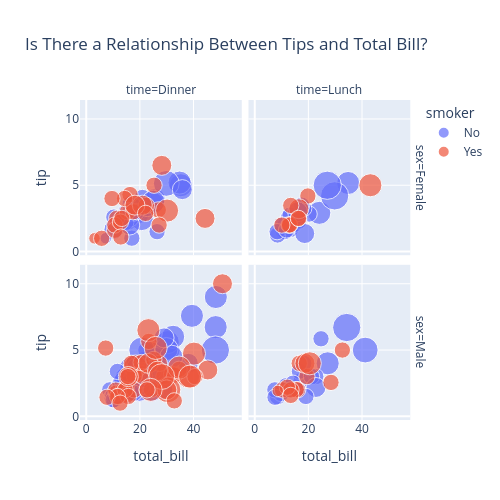

This figure's notebook cell:
### Markdown cell above
Plotly

### Code cell
import plotly.express as px


# load plotly dataset
df = px.data.tips()

fig = px.scatter(
    df, 
    x="total_bill",
    y="tip",
    size="size",
    facet_col="time",
    facet_row="sex",
    color="smoker",
    title="Is There a Relationship Between Tips and Total Bill?",
    hover_data=["day", "time", "smoker"]
)

# resize your figure
fig.update_layout(
    width=500,
    height=500
)

fig.show()

### Figure 1 — Plotly figure (JSON) as saved in the notebook; plotly's stock layout.template omitted (floating-point values rounded to 4 significant figures; data arrays with more than 128 entries replaced by an {"elided": "..."} marker saying what was removed)
{"data": [{"customdata": [["Sun", "Dinner", "No"], ["Sun", "Dinner", "No"], ["Sun", "Dinner", "No"], ["Sun", "Dinner", "No"], ["Sun", "Dinner", "No"], ["Sun", "Dinner", "No"], ["Sat", "Dinner", "No"], ["Sat", "Dinner", "No"], ["Sat", "Dinner", "No"], ["Sat", "Dinner", "No"], ["Sat", "Dinner", "No"], ["Sat", "Dinner", "No"], ["Sun", "Dinner", "No"], ["Sun", "Dinner", "No"], ["Sat", "Dinner", "No"], ["Sat", "Dinner", "No"], ["Sat", "Dinner", "No"], ["Sat", "Dinner", "No"], ["Fri", "Dinner", "No"], ["Sat", "Dinner", "No"], ["Sat", "Dinner", "No"], ["Sun", "Dinner", "No"], ["Sun", "Dinner", "No"], ["Sun", "Dinner", "No"], ["Sun", "Dinner", "No"], ["Sun", "Dinner", "No"], ["Sun", "Dinner", "No"], ["Sat", "Dinner", "No"], ["Thur", "Dinner", "No"]], "hovertemplate": "smoker=%{customdata[2]}<br>sex=Female<br>time=%{customdata[1]}<br>total_bill=%{x}<br>tip=%{y}<br>size=%{marker.size}<br>day=%{customdata[0]}<extra></extra>", "legendgroup": "No", "marker": {"color": "#636efa", "size": [2, 4, 4, 2, 3, 3, 2, 2, 2, 2, 4, 3, 2, 4, 2, 2, 3, 2, 2, 2, 1, 3, 2, 5, 4, 2, 3, 3, 2], "sizemode": "area", "sizeref": 0.015, "symbol": "circle"}, "mode": "markers", "name": "No", "orientation": "v", "showlegend": true, "type": "scatter", "x": [16.99, 24.59, 35.26, 14.83, 10.33, 16.97, 20.29, 15.77, 19.65, 15.06, 20.69, 16.93, 10.29, 34.81, 26.41, 16.45, 17.07, 14.73, 22.75, 20.92, 7.25, 25.71, 17.31, 29.85, 25.0, 13.39, 16.21, 35.83, 18.78], "xaxis": "x3", "y": [1.01, 3.61, 5.0, 3.02, 1.67, 3.5, 2.75, 2.23, 3.0, 3.0, 2.45, 3.07, 2.6, 5.2, 1.5, 2.47, 3.0, 2.2, 3.25, 4.08, 1.0, 4.0, 3.5, 5.14, 3.75, 2.61, 2.0, 4.67, 3.0], "yaxis": "y3"}, {"customdata": [["Thur", "Lunch", "No"], ["Thur", "Lunch", "No"], ["Thur", "Lunch", "No"], ["Thur", "Lunch", "No"], ["Thur", "Lunch", "No"], ["Thur", "Lunch", "No"], ["Thur", "Lunch", "No"], ["Thur", "Lunch", "No"], ["Thur", "Lunch", "No"], ["Thur", "Lunch", "No"], ["Thur", "Lunch", "No"], ["Thur", "Lunch", "No"], ["Thur", "Lunch", "No"], ["Thur", "Lunch", "No"], ["Thur", "Lunch", "No"], ["Thur", "Lunch", "No"], ["Thur", "Lunch", "No"], ["Thur", "Lunch", "No"], ["Thur", "Lunch", "No"], ["Thur", "Lunch", "No"], ["Thur", "Lunch", "No"], ["Thur", "Lunch", "No"], ["Thur", "Lunch", "No"], ["Thur", "Lunch", "No"], ["Fri", "Lunch", "No"]], "hovertemplate": "smoker=%{customdata[2]}<br>sex=Female<br>time=%{customdata[1]}<br>total_bill=%{x}<br>tip=%{y}<br>size=%{marker.size}<br>day=%{customdata[0]}<extra></extra>", "legendgroup": "No", "marker": {"color": "#636efa", "size": [1, 4, 2, 2, 4, 2, 2, 6, 2, 2, 2, 2, 2, 2, 2, 2, 2, 2, 2, 6, 2, 2, 3, 2, 3], "sizemode": "area", "sizeref": 0.015, "symbol": "circle"}, "mode": "markers", "name": "No", "orientation": "v", "showlegend": false, "type": "scatter", "x": [10.07, 34.83, 10.65, 12.43, 24.08, 13.42, 12.48, 29.8, 14.52, 11.38, 20.27, 11.17, 12.26, 18.26, 8.51, 10.33, 14.15, 13.16, 17.47, 27.05, 16.43, 8.35, 18.64, 11.87, 15.98], "xaxis": "x4", "y": [1.83, 5.17, 1.5, 1.8, 2.92, 1.68, 2.52, 4.2, 2.0, 2.0, 2.83, 1.5, 2.0, 3.25, 1.25, 2.0, 2.0, 2.75, 3.5, 5.0, 2.3, 1.5, 1.36, 1.63, 3.0], "yaxis": "y4"}, {"customdata": {"elided": "77x3 str values"}, "hovertemplate": "smoker=%{customdata[2]}<br>sex=Male<br>time=%{customdata[1]}<br>total_bill=%{x}<br>tip=%{y}<br>size=%{marker.size}<br>day=%{customdata[0]}<extra></extra>", "legendgroup": "No", "marker": {"color": "#636efa", "size": [3, 3, 2, 4, 2, 4, 2, 2, 2, 2, 4, 2, 3, 3, 2, 4, 2, 4, 2, 2, 2, 2, 4, 2, 3, 3, 3, 3, 3, 2, 2, 2, 4, 2, 2, 4, 3, 2, 2, 2, 4, 2, 4, 3, 3, 2, 2, 2, 2, 2, 2, 2, 3, 2, 4, 2, 2, 3, 4, 4, 6, 4, 4, 2, 2, 3, 2, 4, 5, 4, 4, 2, 2, 2, 2, 3, 2], "sizemode": "area", "sizeref": 0.015, "symbol": "circle"}, "mode": "markers", "name": "No", "orientation": "v", "showlegend": false, "type": "scatter", "x": [10.34, 21.01, 23.68, 25.29, 8.77, 26.88, 15.04, 14.78, 10.27, 15.42, 18.43, 21.58, 16.29, 20.65, 17.92, 39.42, 19.82, 17.81, 13.37, 12.69, 21.7, 9.55, 18.35, 17.78, 24.06, 16.31, 18.69, 31.27, 16.04, 17.46, 13.94, 9.68, 30.4, 18.29, 22.23, 32.4, 28.55, 18.04, 12.54, 9.94, 25.56, 19.49, 48.27, 17.59, 20.08, 20.23, 12.02, 10.51, 22.49, 12.46, 18.24, 14.0, 38.07, 23.95, 29.93, 14.07, 13.13, 17.26, 24.55, 19.77, 48.17, 16.49, 21.5, 12.66, 13.81, 24.52, 20.76, 31.71, 20.69, 48.33, 20.45, 13.28, 11.61, 10.77, 10.07, 29.03, 17.82], "xaxis": "x", "y": [1.66, 3.5, 3.31, 4.71, 2.0, 3.12, 1.96, 3.23, 1.71, 1.57, 3.0, 3.92, 3.71, 3.35, 4.08, 7.58, 3.18, 2.34, 2.0, 2.0, 4.3, 1.45, 2.5, 3.27, 3.6, 2.0, 2.31, 5.0, 2.24, 2.54, 3.06, 1.32, 5.6, 3.0, 5.0, 6.0, 2.05, 3.0, 2.5, 1.56, 4.34, 3.51, 6.73, 2.64, 3.15, 2.01, 1.97, 1.25, 3.5, 1.5, 3.76, 3.0, 4.0, 2.55, 5.07, 2.5, 2.0, 2.74, 2.0, 2.0, 5.0, 2.0, 3.5, 2.5, 2.0, 3.48, 2.24, 4.5, 5.0, 9.0, 3.0, 2.72, 3.39, 1.47, 1.25, 5.92, 1.75], "yaxis": "y"}, {"customdata": [["Thur", "Lunch", "No"], ["Thur", "Lunch", "No"], ["Thur", "Lunch", "No"], ["Thur", "Lunch", "No"], ["Thur", "Lunch", "No"], ["Thur", "Lunch", "No"], ["Thur", "Lunch", "No"], ["Thur", "Lunch", "No"], ["Thur", "Lunch", "No"], ["Thur", "Lunch", "No"], ["Thur", "Lunch", "No"], ["Thur", "Lunch", "No"], ["Thur", "Lunch", "No"], ["Thur", "Lunch", "No"], ["Thur", "Lunch", "No"], ["Thur", "Lunch", "No"], ["Thur", "Lunch", "No"], ["Thur", "Lunch", "No"], ["Thur", "Lunch", "No"], ["Thur", "Lunch", "No"]], "hovertemplate": "smoker=%{customdata[2]}<br>sex=Male<br>time=%{customdata[1]}<br>total_bill=%{x}<br>tip=%{y}<br>size=%{marker.size}<br>day=%{customdata[0]}<extra></extra>", "legendgroup": "No", "marker": {"color": "#636efa", "size": [4, 2, 2, 2, 2, 2, 2, 2, 2, 2, 2, 2, 2, 3, 2, 6, 5, 2, 2, 2], "sizemode": "area", "sizeref": 0.015, "symbol": "circle"}, "mode": "markers", "name": "No", "orientation": "v", "showlegend": false, "type": "scatter", "x": [27.2, 22.76, 17.29, 16.66, 15.98, 13.03, 18.28, 24.71, 21.16, 11.69, 14.26, 15.95, 8.52, 22.82, 19.08, 34.3, 41.19, 9.78, 7.51, 7.56], "xaxis": "x2", "y": [4.0, 3.0, 2.71, 3.4, 2.03, 2.0, 4.0, 5.85, 3.0, 2.31, 2.5, 2.0, 1.48, 2.18, 1.5, 6.7, 5.0, 1.73, 2.0, 1.44], "yaxis": "y2"}, {"customdata": [["Sat", "Dinner", "Yes"], ["Sat", "Dinner", "Yes"], ["Sat", "Dinner", "Yes"], ["Fri", "Dinner", "Yes"], ["Fri", "Dinner", "Yes"], ["Fri", "Dinner", "Yes"], ["Fri", "Dinner", "Yes"], ["Sat", "Dinner", "Yes"], ["Sat", "Dinner", "Yes"], ["Sat", "Dinner", "Yes"], ["Sun", "Dinner", "Yes"], ["Sat", "Dinner", "Yes"], ["Sat", "Dinner", "Yes"], ["Sun", "Dinner", "Yes"], ["Sun", "Dinner", "Yes"], ["Sun", "Dinner", "Yes"], ["Sat", "Dinner", "Yes"], ["Sat", "Dinner", "Yes"], ["Sat", "Dinner", "Yes"], ["Sat", "Dinner", "Yes"], ["Sat", "Dinner", "Yes"], ["Sat", "Dinner", "Yes"], ["Sat", "Dinner", "Yes"]], "hovertemplate": "smoker=%{customdata[2]}<br>sex=Female<br>time=%{customdata[1]}<br>total_bill=%{x}<br>tip=%{y}<br>size=%{marker.size}<br>day=%{customdata[0]}<extra></extra>", "legendgroup": "Yes", "marker": {"color": "#EF553B", "size": [1, 2, 2, 2, 2, 2, 2, 3, 2, 2, 2, 2, 2, 2, 3, 3, 2, 2, 3, 2, 4, 2, 2], "sizemode": "area", "sizeref": 0.015, "symbol": "circle"}, "mode": "markers", "name": "Yes", "orientation": "v", "showlegend": true, "type": "scatter", "x": [3.07, 26.86, 25.28, 5.75, 16.32, 11.35, 15.38, 44.3, 22.42, 14.31, 17.51, 10.59, 10.63, 9.6, 20.9, 18.15, 12.76, 13.27, 28.17, 12.9, 30.14, 22.12, 27.18], "xaxis": "x3", "y": [1.0, 3.14, 5.0, 1.0, 4.3, 2.5, 3.0, 2.5, 3.48, 4.0, 3.0, 1.61, 2.0, 4.0, 3.5, 3.5, 2.23, 2.5, 6.5, 1.1, 3.09, 2.88, 2.0], "yaxis": "y3"}, {"customdata": [["Thur", "Lunch", "Yes"], ["Thur", "Lunch", "Yes"], ["Thur", "Lunch", "Yes"], ["Thur", "Lunch", "Yes"], ["Thur", "Lunch", "Yes"], ["Thur", "Lunch", "Yes"], ["Thur", "Lunch", "Yes"], ["Fri", "Lunch", "Yes"], ["Fri", "Lunch", "Yes"], ["Fri", "Lunch", "Yes"]], "hovertemplate": "smoker=%{customdata[2]}<br>sex=Female<br>time=%{customdata[1]}<br>total_bill=%{x}<br>tip=%{y}<br>size=%{marker.size}<br>day=%{customdata[0]}<extra></extra>", "legendgroup": "Yes", "marker": {"color": "#EF553B", "size": [2, 4, 2, 2, 2, 2, 3, 2, 2, 2], "sizemode": "area", "sizeref": 0.015, "symbol": "circle"}, "mode": "markers", "name": "Yes", "orientation": "v", "showlegend": false, "type": "scatter", "x": [19.81, 43.11, 13.0, 12.74, 13.0, 16.4, 16.47, 13.42, 16.27, 10.09], "xaxis": "x4", "y": [4.19, 5.0, 2.0, 2.01, 2.0, 2.5, 3.23, 3.48, 2.5, 2.0], "yaxis": "y4"}, {"customdata": {"elided": "47x3 str values"}, "hovertemplate": "smoker=%{customdata[2]}<br>sex=Male<br>time=%{customdata[1]}<br>total_bill=%{x}<br>tip=%{y}<br>size=%{marker.size}<br>day=%{customdata[0]}<extra></extra>", "legendgroup": "Yes", "marker": {"color": "#EF553B", "size": [4, 2, 2, 2, 2, 4, 2, 2, 2, 4, 2, 2, 2, 2, 2, 2, 3, 2, 2, 2, 2, 2, 2, 2, 2, 4, 2, 3, 4, 2, 5, 3, 2, 3, 4, 2, 3, 4, 5, 2, 2, 4, 3, 2, 2, 2, 2], "sizemode": "area", "sizeref": 0.015, "symbol": "circle"}, "mode": "markers", "name": "Yes", "orientation": "v", "showlegend": false, "type": "scatter", "x": [38.01, 11.24, 20.29, 13.81, 11.02, 18.29, 15.01, 17.92, 28.97, 40.17, 27.28, 12.03, 21.01, 15.36, 20.49, 25.21, 50.81, 15.81, 7.25, 31.85, 16.82, 32.9, 17.89, 14.48, 34.63, 34.65, 23.33, 45.35, 23.17, 40.55, 30.46, 23.1, 15.69, 26.59, 38.73, 24.27, 30.06, 25.89, 28.15, 11.59, 7.74, 24.01, 15.69, 15.53, 12.6, 32.83, 22.67], "xaxis": "x", "y": [3.0, 1.76, 3.21, 2.0, 1.98, 3.76, 2.09, 3.08, 3.0, 4.73, 4.0, 1.5, 3.0, 1.64, 4.06, 4.29, 10.0, 3.16, 5.15, 3.18, 4.0, 3.11, 2.0, 2.0, 3.55, 3.68, 5.65, 3.5, 6.5, 3.0, 2.0, 4.0, 1.5, 3.41, 3.0, 2.03, 2.0, 5.16, 3.0, 1.5, 1.44, 2.0, 3.0, 3.0, 1.0, 1.17, 2.0], "yaxis": "y"}, {"customdata": [["Thur", "Lunch", "Yes"], ["Thur", "Lunch", "Yes"], ["Thur", "Lunch", "Yes"], ["Thur", "Lunch", "Yes"], ["Thur", "Lunch", "Yes"], ["Thur", "Lunch", "Yes"], ["Thur", "Lunch", "Yes"], ["Thur", "Lunch", "Yes"], ["Thur", "Lunch", "Yes"], ["Thur", "Lunch", "Yes"], ["Fri", "Lunch", "Yes"], ["Fri", "Lunch", "Yes"], ["Fri", "Lunch", "Yes"]], "hovertemplate": "smoker=%{customdata[2]}<br>sex=Male<br>time=%{customdata[1]}<br>total_bill=%{x}<br>tip=%{y}<br>size=%{marker.size}<br>day=%{customdata[0]}<extra></extra>", "legendgroup": "Yes", "marker": {"color": "#EF553B", "size": [2, 2, 2, 2, 2, 2, 2, 2, 3, 4, 2, 1, 2], "sizemode": "area", "sizeref": 0.015, "symbol": "circle"}, "mode": "markers", "name": "Yes", "orientation": "v", "showlegend": false, "type": "scatter", "x": [19.44, 32.68, 16.0, 28.44, 15.48, 16.58, 10.34, 13.51, 18.71, 20.53, 12.16, 8.58, 13.42], "xaxis": "x2", "y": [3.0, 5.0, 2.0, 2.56, 2.02, 4.0, 2.0, 2.0, 4.0, 4.0, 2.2, 1.92, 1.58], "yaxis": "y2"}], "layout": {"annotations": [{"font": {}, "showarrow": false, "text": "time=Dinner", "x": 0.24, "xanchor": "center", "xref": "paper", "y": 1, "yanchor": "bottom", "yref": "paper"}, {"font": {}, "showarrow": false, "text": "time=Lunch", "x": 0.74, "xanchor": "center", "xref": "paper", "y": 1, "yanchor": "bottom", "yref": "paper"}, {"font": {}, "showarrow": false, "text": "sex=Male", "textangle": 90, "x": 0.98, "xanchor": "left", "xref": "paper", "y": 0.2425, "yanchor": "middle", "yref": "paper"}, {"font": {}, "showarrow": false, "text": "sex=Female", "textangle": 90, "x": 0.98, "xanchor": "left", "xref": "paper", "y": 0.7575, "yanchor": "middle", "yref": "paper"}], "height": 500, "legend": {"itemsizing": "constant", "title": {"text": "smoker"}, "tracegroupgap": 0}, "title": {"text": "Is There a Relationship Between Tips and Total Bill?"}, "width": 500, "xaxis": {"anchor": "y", "domain": [0, 0.48], "title": {"text": "total_bill"}}, "xaxis2": {"anchor": "y2", "domain": [0.5, 0.98], "matches": "x", "title": {"text": "total_bill"}}, "xaxis3": {"anchor": "y3", "domain": [0, 0.48], "matches": "x", "showticklabels": false}, "xaxis4": {"anchor": "y4", "domain": [0.5, 0.98], "matches": "x", "showticklabels": false}, "yaxis": {"anchor": "x", "domain": [0, 0.485], "title": {"text": "tip"}}, "yaxis2": {"anchor": "x2", "domain": [0, 0.485], "matches": "y", "showticklabels": false}, "yaxis3": {"anchor": "x3", "domain": [0.515, 1], "matches": "y", "title": {"text": "tip"}}, "yaxis4": {"anchor": "x4", "domain": [0.515, 1], "matches": "y", "showticklabels": false}}}
